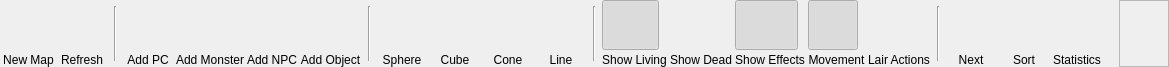
<?xml version="1.0" encoding="UTF-8"?>
<ui version="4.0">
 <class>RibbonTabBattle</class>
 <widget class="QFrame" name="RibbonTabBattle">
  <property name="geometry">
   <rect>
    <x>0</x>
    <y>0</y>
    <width>1169</width>
    <height>67</height>
   </rect>
  </property>
  <property name="minimumSize">
   <size>
    <width>0</width>
    <height>67</height>
   </size>
  </property>
  <property name="maximumSize">
   <size>
    <width>16777215</width>
    <height>67</height>
   </size>
  </property>
  <property name="windowTitle">
   <string>Combat</string>
  </property>
  <property name="styleSheet">
   <string notr="true">background-image: url(:/img/data/parchment.jpg);</string>
  </property>
  <layout class="QHBoxLayout" name="horizontalLayout">
   <property name="spacing">
    <number>3</number>
   </property>
   <property name="leftMargin">
    <number>3</number>
   </property>
   <property name="topMargin">
    <number>0</number>
   </property>
   <property name="rightMargin">
    <number>0</number>
   </property>
   <property name="bottomMargin">
    <number>0</number>
   </property>
   <item>
    <layout class="QVBoxLayout" name="verticalLayout">
     <property name="spacing">
      <number>0</number>
     </property>
     <item>
      <widget class="QPushButton" name="btnNewMap">
       <property name="minimumSize">
        <size>
         <width>50</width>
         <height>50</height>
        </size>
       </property>
       <property name="maximumSize">
        <size>
         <width>50</width>
         <height>50</height>
        </size>
       </property>
       <property name="toolTip">
        <string>Select a map for the battle</string>
       </property>
       <property name="text">
        <string/>
       </property>
       <property name="icon">
        <iconset resource="resources.qrc">
         <normaloff>:/img/data/icon_map.png</normaloff>:/img/data/icon_map.png</iconset>
       </property>
       <property name="iconSize">
        <size>
         <width>40</width>
         <height>40</height>
        </size>
       </property>
       <property name="autoDefault">
        <bool>false</bool>
       </property>
       <property name="flat">
        <bool>true</bool>
       </property>
      </widget>
     </item>
     <item>
      <widget class="QLabel" name="lblNewMap">
       <property name="text">
        <string>New Map</string>
       </property>
       <property name="alignment">
        <set>Qt::AlignBottom|Qt::AlignHCenter</set>
       </property>
      </widget>
     </item>
    </layout>
   </item>
   <item>
    <layout class="QVBoxLayout" name="verticalLayout_2">
     <property name="spacing">
      <number>0</number>
     </property>
     <item>
      <widget class="QPushButton" name="btnReloadMap">
       <property name="enabled">
        <bool>true</bool>
       </property>
       <property name="sizePolicy">
        <sizepolicy hsizetype="Minimum" vsizetype="Fixed">
         <horstretch>0</horstretch>
         <verstretch>0</verstretch>
        </sizepolicy>
       </property>
       <property name="minimumSize">
        <size>
         <width>50</width>
         <height>50</height>
        </size>
       </property>
       <property name="maximumSize">
        <size>
         <width>50</width>
         <height>50</height>
        </size>
       </property>
       <property name="toolTip">
        <string>Refresh the map</string>
       </property>
       <property name="text">
        <string/>
       </property>
       <property name="icon">
        <iconset resource="resources.qrc">
         <normaloff>:/img/data/icon_redo.png</normaloff>:/img/data/icon_redo.png</iconset>
       </property>
       <property name="iconSize">
        <size>
         <width>40</width>
         <height>40</height>
        </size>
       </property>
       <property name="autoDefault">
        <bool>false</bool>
       </property>
       <property name="flat">
        <bool>true</bool>
       </property>
      </widget>
     </item>
     <item>
      <widget class="QLabel" name="lblReloadMap">
       <property name="text">
        <string>Refresh</string>
       </property>
       <property name="alignment">
        <set>Qt::AlignBottom|Qt::AlignHCenter</set>
       </property>
      </widget>
     </item>
    </layout>
   </item>
   <item>
    <widget class="Line" name="line">
     <property name="minimumSize">
      <size>
       <width>10</width>
       <height>0</height>
      </size>
     </property>
     <property name="maximumSize">
      <size>
       <width>10</width>
       <height>55</height>
      </size>
     </property>
     <property name="orientation">
      <enum>Qt::Vertical</enum>
     </property>
    </widget>
   </item>
   <item>
    <layout class="QVBoxLayout" name="verticalLayout_4">
     <property name="spacing">
      <number>0</number>
     </property>
     <item>
      <widget class="QPushButton" name="btnAddCharacter">
       <property name="minimumSize">
        <size>
         <width>50</width>
         <height>50</height>
        </size>
       </property>
       <property name="maximumSize">
        <size>
         <width>50</width>
         <height>50</height>
        </size>
       </property>
       <property name="toolTip">
        <string>Add a character to the battle</string>
       </property>
       <property name="text">
        <string/>
       </property>
       <property name="icon">
        <iconset resource="resources.qrc">
         <normaloff>:/img/data/icon_newcharacter.png</normaloff>:/img/data/icon_newcharacter.png</iconset>
       </property>
       <property name="iconSize">
        <size>
         <width>40</width>
         <height>40</height>
        </size>
       </property>
       <property name="autoDefault">
        <bool>false</bool>
       </property>
       <property name="flat">
        <bool>true</bool>
       </property>
      </widget>
     </item>
     <item>
      <widget class="QLabel" name="lblAddCharacter">
       <property name="text">
        <string>Add PC</string>
       </property>
       <property name="alignment">
        <set>Qt::AlignBottom|Qt::AlignHCenter</set>
       </property>
      </widget>
     </item>
    </layout>
   </item>
   <item>
    <layout class="QVBoxLayout" name="verticalLayout_3">
     <property name="spacing">
      <number>0</number>
     </property>
     <item>
      <widget class="QPushButton" name="btnAddMonsters">
       <property name="minimumSize">
        <size>
         <width>61</width>
         <height>50</height>
        </size>
       </property>
       <property name="maximumSize">
        <size>
         <width>61</width>
         <height>50</height>
        </size>
       </property>
       <property name="toolTip">
        <string>Add monsters to the battle</string>
       </property>
       <property name="text">
        <string/>
       </property>
       <property name="icon">
        <iconset resource="resources.qrc">
         <normaloff>:/img/data/icon_newmonster.png</normaloff>:/img/data/icon_newmonster.png</iconset>
       </property>
       <property name="iconSize">
        <size>
         <width>40</width>
         <height>40</height>
        </size>
       </property>
       <property name="autoDefault">
        <bool>false</bool>
       </property>
       <property name="flat">
        <bool>true</bool>
       </property>
      </widget>
     </item>
     <item>
      <widget class="QLabel" name="lblAddMonsters">
       <property name="text">
        <string>Add Monster</string>
       </property>
       <property name="alignment">
        <set>Qt::AlignBottom|Qt::AlignHCenter</set>
       </property>
      </widget>
     </item>
    </layout>
   </item>
   <item>
    <layout class="QVBoxLayout" name="verticalLayout_5">
     <property name="spacing">
      <number>0</number>
     </property>
     <item>
      <widget class="QPushButton" name="btnAddNPC">
       <property name="sizePolicy">
        <sizepolicy hsizetype="Minimum" vsizetype="Fixed">
         <horstretch>0</horstretch>
         <verstretch>0</verstretch>
        </sizepolicy>
       </property>
       <property name="minimumSize">
        <size>
         <width>50</width>
         <height>50</height>
        </size>
       </property>
       <property name="maximumSize">
        <size>
         <width>50</width>
         <height>50</height>
        </size>
       </property>
       <property name="toolTip">
        <string>Add an NPC to the battle</string>
       </property>
       <property name="text">
        <string/>
       </property>
       <property name="icon">
        <iconset resource="resources.qrc">
         <normaloff>:/img/data/icon_newnpc.png</normaloff>:/img/data/icon_newnpc.png</iconset>
       </property>
       <property name="iconSize">
        <size>
         <width>40</width>
         <height>40</height>
        </size>
       </property>
       <property name="autoDefault">
        <bool>false</bool>
       </property>
       <property name="flat">
        <bool>true</bool>
       </property>
      </widget>
     </item>
     <item>
      <widget class="QLabel" name="lblAddNPC">
       <property name="text">
        <string>Add NPC</string>
       </property>
       <property name="alignment">
        <set>Qt::AlignBottom|Qt::AlignHCenter</set>
       </property>
      </widget>
     </item>
    </layout>
   </item>
   <item>
    <layout class="QVBoxLayout" name="verticalLayout_18">
     <property name="spacing">
      <number>0</number>
     </property>
     <item>
      <widget class="QPushButton" name="btnAddObject">
       <property name="sizePolicy">
        <sizepolicy hsizetype="Minimum" vsizetype="Fixed">
         <horstretch>0</horstretch>
         <verstretch>0</verstretch>
        </sizepolicy>
       </property>
       <property name="minimumSize">
        <size>
         <width>50</width>
         <height>50</height>
        </size>
       </property>
       <property name="maximumSize">
        <size>
         <width>50</width>
         <height>50</height>
        </size>
       </property>
       <property name="toolTip">
        <string>Add an NPC to the battle</string>
       </property>
       <property name="text">
        <string/>
       </property>
       <property name="icon">
        <iconset resource="resources.qrc">
         <normaloff>:/img/data/icon_newobject.png</normaloff>:/img/data/icon_newobject.png</iconset>
       </property>
       <property name="iconSize">
        <size>
         <width>40</width>
         <height>40</height>
        </size>
       </property>
       <property name="autoDefault">
        <bool>false</bool>
       </property>
       <property name="flat">
        <bool>true</bool>
       </property>
      </widget>
     </item>
     <item>
      <widget class="QLabel" name="lblAddObject">
       <property name="text">
        <string>Add Object</string>
       </property>
       <property name="alignment">
        <set>Qt::AlignBottom|Qt::AlignHCenter</set>
       </property>
      </widget>
     </item>
    </layout>
   </item>
   <item>
    <widget class="Line" name="line_2">
     <property name="minimumSize">
      <size>
       <width>10</width>
       <height>0</height>
      </size>
     </property>
     <property name="maximumSize">
      <size>
       <width>10</width>
       <height>55</height>
      </size>
     </property>
     <property name="orientation">
      <enum>Qt::Vertical</enum>
     </property>
    </widget>
   </item>
   <item>
    <layout class="QVBoxLayout" name="verticalLayout_14">
     <property name="spacing">
      <number>0</number>
     </property>
     <item>
      <widget class="QPushButton" name="btnAddRadius">
       <property name="minimumSize">
        <size>
         <width>50</width>
         <height>50</height>
        </size>
       </property>
       <property name="maximumSize">
        <size>
         <width>50</width>
         <height>50</height>
        </size>
       </property>
       <property name="toolTip">
        <string>Add a character to the battle</string>
       </property>
       <property name="text">
        <string/>
       </property>
       <property name="icon">
        <iconset resource="resources.qrc">
         <normaloff>:/img/data/icon_neweffectradius.png</normaloff>:/img/data/icon_neweffectradius.png</iconset>
       </property>
       <property name="iconSize">
        <size>
         <width>40</width>
         <height>40</height>
        </size>
       </property>
       <property name="autoDefault">
        <bool>false</bool>
       </property>
       <property name="flat">
        <bool>true</bool>
       </property>
      </widget>
     </item>
     <item>
      <widget class="QLabel" name="lblAddRadius">
       <property name="text">
        <string>Sphere</string>
       </property>
       <property name="alignment">
        <set>Qt::AlignBottom|Qt::AlignHCenter</set>
       </property>
      </widget>
     </item>
    </layout>
   </item>
   <item>
    <layout class="QVBoxLayout" name="verticalLayout_15">
     <property name="spacing">
      <number>0</number>
     </property>
     <item>
      <widget class="QPushButton" name="btnAddCube">
       <property name="minimumSize">
        <size>
         <width>50</width>
         <height>50</height>
        </size>
       </property>
       <property name="maximumSize">
        <size>
         <width>50</width>
         <height>50</height>
        </size>
       </property>
       <property name="toolTip">
        <string>Add a character to the battle</string>
       </property>
       <property name="text">
        <string/>
       </property>
       <property name="icon">
        <iconset resource="resources.qrc">
         <normaloff>:/img/data/icon_neweffectcube.png</normaloff>:/img/data/icon_neweffectcube.png</iconset>
       </property>
       <property name="iconSize">
        <size>
         <width>40</width>
         <height>40</height>
        </size>
       </property>
       <property name="autoDefault">
        <bool>false</bool>
       </property>
       <property name="flat">
        <bool>true</bool>
       </property>
      </widget>
     </item>
     <item>
      <widget class="QLabel" name="lblAddCube">
       <property name="text">
        <string>Cube</string>
       </property>
       <property name="alignment">
        <set>Qt::AlignBottom|Qt::AlignHCenter</set>
       </property>
      </widget>
     </item>
    </layout>
   </item>
   <item>
    <layout class="QVBoxLayout" name="verticalLayout_16">
     <property name="spacing">
      <number>0</number>
     </property>
     <item>
      <widget class="QPushButton" name="btnAddCone">
       <property name="minimumSize">
        <size>
         <width>50</width>
         <height>50</height>
        </size>
       </property>
       <property name="maximumSize">
        <size>
         <width>50</width>
         <height>50</height>
        </size>
       </property>
       <property name="toolTip">
        <string>Add a character to the battle</string>
       </property>
       <property name="text">
        <string/>
       </property>
       <property name="icon">
        <iconset resource="resources.qrc">
         <normaloff>:/img/data/icon_neweffectcone.png</normaloff>:/img/data/icon_neweffectcone.png</iconset>
       </property>
       <property name="iconSize">
        <size>
         <width>40</width>
         <height>40</height>
        </size>
       </property>
       <property name="autoDefault">
        <bool>false</bool>
       </property>
       <property name="flat">
        <bool>true</bool>
       </property>
      </widget>
     </item>
     <item>
      <widget class="QLabel" name="lblAddCone">
       <property name="text">
        <string>Cone</string>
       </property>
       <property name="alignment">
        <set>Qt::AlignBottom|Qt::AlignHCenter</set>
       </property>
      </widget>
     </item>
    </layout>
   </item>
   <item>
    <layout class="QVBoxLayout" name="verticalLayout_17">
     <property name="spacing">
      <number>0</number>
     </property>
     <item>
      <widget class="QPushButton" name="btnAddLine">
       <property name="minimumSize">
        <size>
         <width>50</width>
         <height>50</height>
        </size>
       </property>
       <property name="maximumSize">
        <size>
         <width>50</width>
         <height>50</height>
        </size>
       </property>
       <property name="toolTip">
        <string>Add a character to the battle</string>
       </property>
       <property name="text">
        <string/>
       </property>
       <property name="icon">
        <iconset resource="resources.qrc">
         <normaloff>:/img/data/icon_neweffectline.png</normaloff>:/img/data/icon_neweffectline.png</iconset>
       </property>
       <property name="iconSize">
        <size>
         <width>40</width>
         <height>40</height>
        </size>
       </property>
       <property name="autoDefault">
        <bool>false</bool>
       </property>
       <property name="flat">
        <bool>true</bool>
       </property>
      </widget>
     </item>
     <item>
      <widget class="QLabel" name="lblAddLine">
       <property name="text">
        <string>Line</string>
       </property>
       <property name="alignment">
        <set>Qt::AlignBottom|Qt::AlignHCenter</set>
       </property>
      </widget>
     </item>
    </layout>
   </item>
   <item>
    <widget class="Line" name="line_4">
     <property name="minimumSize">
      <size>
       <width>10</width>
       <height>0</height>
      </size>
     </property>
     <property name="maximumSize">
      <size>
       <width>10</width>
       <height>55</height>
      </size>
     </property>
     <property name="orientation">
      <enum>Qt::Vertical</enum>
     </property>
    </widget>
   </item>
   <item>
    <layout class="QVBoxLayout" name="verticalLayout_7">
     <property name="spacing">
      <number>0</number>
     </property>
     <item>
      <widget class="QPushButton" name="btnShowLiving">
       <property name="sizePolicy">
        <sizepolicy hsizetype="Minimum" vsizetype="Fixed">
         <horstretch>0</horstretch>
         <verstretch>0</verstretch>
        </sizepolicy>
       </property>
       <property name="minimumSize">
        <size>
         <width>57</width>
         <height>50</height>
        </size>
       </property>
       <property name="maximumSize">
        <size>
         <width>57</width>
         <height>50</height>
        </size>
       </property>
       <property name="toolTip">
        <string>Show all living combatants in the battle</string>
       </property>
       <property name="text">
        <string/>
       </property>
       <property name="icon">
        <iconset resource="resources.qrc">
         <normaloff>:/img/data/icon_living.png</normaloff>:/img/data/icon_living.png</iconset>
       </property>
       <property name="iconSize">
        <size>
         <width>40</width>
         <height>40</height>
        </size>
       </property>
       <property name="checkable">
        <bool>true</bool>
       </property>
       <property name="checked">
        <bool>true</bool>
       </property>
       <property name="autoDefault">
        <bool>false</bool>
       </property>
       <property name="flat">
        <bool>true</bool>
       </property>
      </widget>
     </item>
     <item>
      <widget class="QLabel" name="lblShowLiving">
       <property name="text">
        <string>Show Living</string>
       </property>
       <property name="alignment">
        <set>Qt::AlignBottom|Qt::AlignHCenter</set>
       </property>
      </widget>
     </item>
    </layout>
   </item>
   <item>
    <layout class="QVBoxLayout" name="verticalLayout_6">
     <property name="spacing">
      <number>0</number>
     </property>
     <item>
      <widget class="QPushButton" name="btnShowDead">
       <property name="sizePolicy">
        <sizepolicy hsizetype="Minimum" vsizetype="Fixed">
         <horstretch>0</horstretch>
         <verstretch>0</verstretch>
        </sizepolicy>
       </property>
       <property name="minimumSize">
        <size>
         <width>55</width>
         <height>50</height>
        </size>
       </property>
       <property name="maximumSize">
        <size>
         <width>55</width>
         <height>50</height>
        </size>
       </property>
       <property name="toolTip">
        <string>Show all dead combatants in the battle</string>
       </property>
       <property name="text">
        <string/>
       </property>
       <property name="icon">
        <iconset resource="resources.qrc">
         <normaloff>:/img/data/icon_dead.png</normaloff>:/img/data/icon_dead.png</iconset>
       </property>
       <property name="iconSize">
        <size>
         <width>40</width>
         <height>40</height>
        </size>
       </property>
       <property name="checkable">
        <bool>true</bool>
       </property>
       <property name="autoDefault">
        <bool>false</bool>
       </property>
       <property name="flat">
        <bool>true</bool>
       </property>
      </widget>
     </item>
     <item>
      <widget class="QLabel" name="lblShowDead">
       <property name="text">
        <string>Show Dead</string>
       </property>
       <property name="alignment">
        <set>Qt::AlignBottom|Qt::AlignHCenter</set>
       </property>
      </widget>
     </item>
    </layout>
   </item>
   <item>
    <layout class="QVBoxLayout" name="verticalLayout_8">
     <property name="spacing">
      <number>0</number>
     </property>
     <item>
      <widget class="QPushButton" name="btnShowEffects">
       <property name="sizePolicy">
        <sizepolicy hsizetype="Minimum" vsizetype="Fixed">
         <horstretch>0</horstretch>
         <verstretch>0</verstretch>
        </sizepolicy>
       </property>
       <property name="minimumSize">
        <size>
         <width>63</width>
         <height>50</height>
        </size>
       </property>
       <property name="maximumSize">
        <size>
         <width>63</width>
         <height>50</height>
        </size>
       </property>
       <property name="toolTip">
        <string>Show all effects in the battle</string>
       </property>
       <property name="text">
        <string/>
       </property>
       <property name="icon">
        <iconset resource="resources.qrc">
         <normaloff>:/img/data/icon_effects.png</normaloff>:/img/data/icon_effects.png</iconset>
       </property>
       <property name="iconSize">
        <size>
         <width>40</width>
         <height>40</height>
        </size>
       </property>
       <property name="checkable">
        <bool>true</bool>
       </property>
       <property name="checked">
        <bool>true</bool>
       </property>
       <property name="autoDefault">
        <bool>false</bool>
       </property>
       <property name="flat">
        <bool>true</bool>
       </property>
      </widget>
     </item>
     <item>
      <widget class="QLabel" name="lblShowEffects">
       <property name="text">
        <string>Show Effects</string>
       </property>
       <property name="alignment">
        <set>Qt::AlignBottom|Qt::AlignHCenter</set>
       </property>
      </widget>
     </item>
    </layout>
   </item>
   <item>
    <layout class="QVBoxLayout" name="verticalLayout_9">
     <property name="spacing">
      <number>0</number>
     </property>
     <item>
      <widget class="QPushButton" name="btnShowMovement">
       <property name="sizePolicy">
        <sizepolicy hsizetype="Minimum" vsizetype="Fixed">
         <horstretch>0</horstretch>
         <verstretch>0</verstretch>
        </sizepolicy>
       </property>
       <property name="minimumSize">
        <size>
         <width>50</width>
         <height>50</height>
        </size>
       </property>
       <property name="maximumSize">
        <size>
         <width>50</width>
         <height>50</height>
        </size>
       </property>
       <property name="toolTip">
        <string>Show the movement circle when moving a combatant</string>
       </property>
       <property name="text">
        <string/>
       </property>
       <property name="icon">
        <iconset resource="resources.qrc">
         <normaloff>:/img/data/icon_movement.png</normaloff>:/img/data/icon_movement.png</iconset>
       </property>
       <property name="iconSize">
        <size>
         <width>40</width>
         <height>40</height>
        </size>
       </property>
       <property name="checkable">
        <bool>true</bool>
       </property>
       <property name="checked">
        <bool>true</bool>
       </property>
       <property name="autoDefault">
        <bool>false</bool>
       </property>
       <property name="flat">
        <bool>true</bool>
       </property>
      </widget>
     </item>
     <item>
      <widget class="QLabel" name="lblShowMovement">
       <property name="text">
        <string>Movement</string>
       </property>
       <property name="alignment">
        <set>Qt::AlignBottom|Qt::AlignHCenter</set>
       </property>
      </widget>
     </item>
    </layout>
   </item>
   <item>
    <layout class="QVBoxLayout" name="verticalLayout_10">
     <property name="spacing">
      <number>0</number>
     </property>
     <item>
      <widget class="QPushButton" name="btnLairActions">
       <property name="sizePolicy">
        <sizepolicy hsizetype="Minimum" vsizetype="Fixed">
         <horstretch>0</horstretch>
         <verstretch>0</verstretch>
        </sizepolicy>
       </property>
       <property name="minimumSize">
        <size>
         <width>55</width>
         <height>50</height>
        </size>
       </property>
       <property name="maximumSize">
        <size>
         <width>55</width>
         <height>50</height>
        </size>
       </property>
       <property name="toolTip">
        <string>Inform the DM when lair actions should occur (Initiative 20)</string>
       </property>
       <property name="text">
        <string/>
       </property>
       <property name="icon">
        <iconset resource="resources.qrc">
         <normaloff>:/img/data/icon_lair.png</normaloff>:/img/data/icon_lair.png</iconset>
       </property>
       <property name="iconSize">
        <size>
         <width>40</width>
         <height>40</height>
        </size>
       </property>
       <property name="checkable">
        <bool>true</bool>
       </property>
       <property name="autoDefault">
        <bool>false</bool>
       </property>
       <property name="flat">
        <bool>true</bool>
       </property>
      </widget>
     </item>
     <item>
      <widget class="QLabel" name="lblLairActions">
       <property name="text">
        <string>Lair Actions</string>
       </property>
       <property name="alignment">
        <set>Qt::AlignBottom|Qt::AlignHCenter</set>
       </property>
      </widget>
     </item>
    </layout>
   </item>
   <item>
    <widget class="Line" name="line_3">
     <property name="minimumSize">
      <size>
       <width>10</width>
       <height>0</height>
      </size>
     </property>
     <property name="maximumSize">
      <size>
       <width>10</width>
       <height>55</height>
      </size>
     </property>
     <property name="orientation">
      <enum>Qt::Vertical</enum>
     </property>
    </widget>
   </item>
   <item>
    <layout class="QVBoxLayout" name="verticalLayout_11">
     <item>
      <widget class="QPushButton" name="btnNext">
       <property name="minimumSize">
        <size>
         <width>50</width>
         <height>50</height>
        </size>
       </property>
       <property name="maximumSize">
        <size>
         <width>50</width>
         <height>50</height>
        </size>
       </property>
       <property name="toolTip">
        <string>Set the next combatant to active (Ctrl+N)</string>
       </property>
       <property name="text">
        <string/>
       </property>
       <property name="icon">
        <iconset resource="resources.qrc">
         <normaloff>:/img/data/icon_next.png</normaloff>:/img/data/icon_next.png</iconset>
       </property>
       <property name="iconSize">
        <size>
         <width>40</width>
         <height>40</height>
        </size>
       </property>
       <property name="autoDefault">
        <bool>false</bool>
       </property>
       <property name="flat">
        <bool>true</bool>
       </property>
      </widget>
     </item>
     <item>
      <widget class="QLabel" name="lblNext">
       <property name="text">
        <string>Next</string>
       </property>
       <property name="alignment">
        <set>Qt::AlignBottom|Qt::AlignHCenter</set>
       </property>
      </widget>
     </item>
    </layout>
   </item>
   <item>
    <layout class="QVBoxLayout" name="verticalLayout_12">
     <property name="spacing">
      <number>0</number>
     </property>
     <item>
      <widget class="QPushButton" name="btnSort">
       <property name="minimumSize">
        <size>
         <width>50</width>
         <height>50</height>
        </size>
       </property>
       <property name="maximumSize">
        <size>
         <width>50</width>
         <height>50</height>
        </size>
       </property>
       <property name="toolTip">
        <string>Sort combatants by initiative</string>
       </property>
       <property name="text">
        <string/>
       </property>
       <property name="icon">
        <iconset resource="resources.qrc">
         <normaloff>:/img/data/icon_sort.png</normaloff>:/img/data/icon_sort.png</iconset>
       </property>
       <property name="iconSize">
        <size>
         <width>40</width>
         <height>40</height>
        </size>
       </property>
       <property name="autoDefault">
        <bool>false</bool>
       </property>
       <property name="flat">
        <bool>true</bool>
       </property>
      </widget>
     </item>
     <item>
      <widget class="QLabel" name="lblSort">
       <property name="text">
        <string>Sort</string>
       </property>
       <property name="alignment">
        <set>Qt::AlignBottom|Qt::AlignHCenter</set>
       </property>
      </widget>
     </item>
    </layout>
   </item>
   <item>
    <layout class="QVBoxLayout" name="verticalLayout_13">
     <property name="spacing">
      <number>0</number>
     </property>
     <item>
      <widget class="QPushButton" name="btnStatistics">
       <property name="minimumSize">
        <size>
         <width>50</width>
         <height>50</height>
        </size>
       </property>
       <property name="maximumSize">
        <size>
         <width>50</width>
         <height>50</height>
        </size>
       </property>
       <property name="toolTip">
        <string>Show the battle statistics</string>
       </property>
       <property name="text">
        <string/>
       </property>
       <property name="icon">
        <iconset resource="resources.qrc">
         <normaloff>:/img/data/icon_statistics.png</normaloff>:/img/data/icon_statistics.png</iconset>
       </property>
       <property name="iconSize">
        <size>
         <width>40</width>
         <height>40</height>
        </size>
       </property>
       <property name="autoDefault">
        <bool>false</bool>
       </property>
       <property name="flat">
        <bool>true</bool>
       </property>
      </widget>
     </item>
     <item>
      <widget class="QLabel" name="lblStatistics">
       <property name="text">
        <string>Statistics</string>
       </property>
       <property name="alignment">
        <set>Qt::AlignBottom|Qt::AlignHCenter</set>
       </property>
      </widget>
     </item>
    </layout>
   </item>
   <item>
    <spacer name="horizontalSpacer">
     <property name="orientation">
      <enum>Qt::Horizontal</enum>
     </property>
     <property name="sizeHint" stdset="0">
      <size>
       <width>55</width>
       <height>20</height>
      </size>
     </property>
    </spacer>
   </item>
   <item>
    <widget class="PublishButtonRibbon" name="framePublish">
     <property name="minimumSize">
      <size>
       <width>50</width>
       <height>0</height>
      </size>
     </property>
     <property name="frameShape">
      <enum>QFrame::StyledPanel</enum>
     </property>
     <property name="frameShadow">
      <enum>QFrame::Raised</enum>
     </property>
    </widget>
   </item>
  </layout>
 </widget>
 <customwidgets>
  <customwidget>
   <class>PublishButtonRibbon</class>
   <extends>QFrame</extends>
   <header>publishbuttonribbon.h</header>
   <container>1</container>
  </customwidget>
 </customwidgets>
 <resources>
  <include location="resources.qrc"/>
 </resources>
 <connections/>
</ui>
